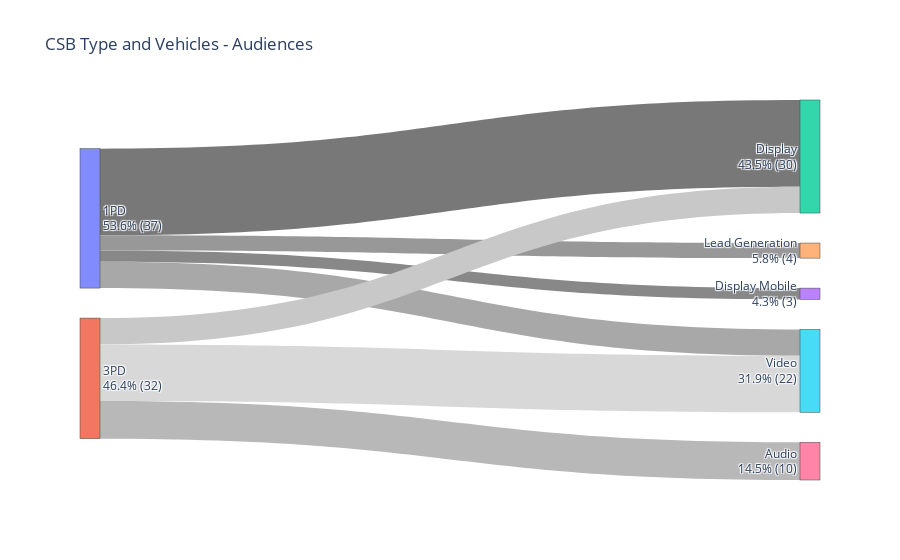
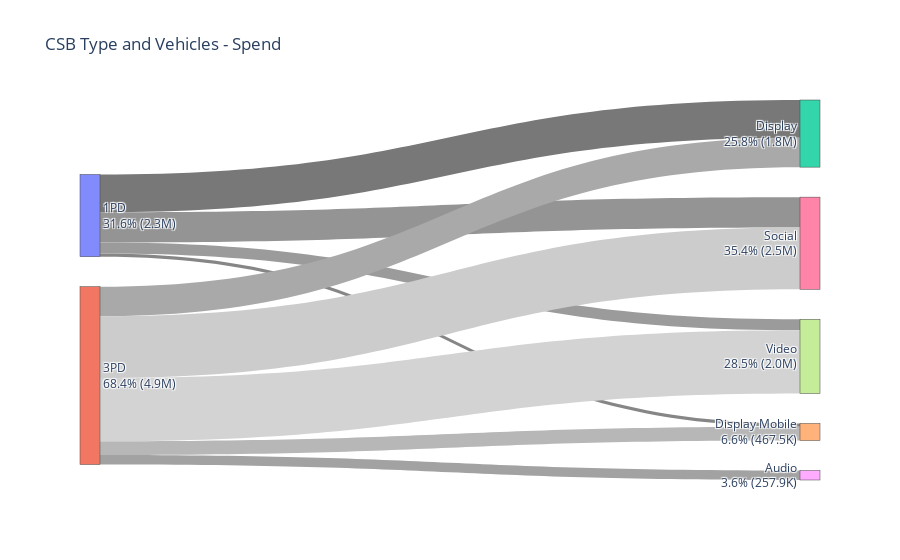
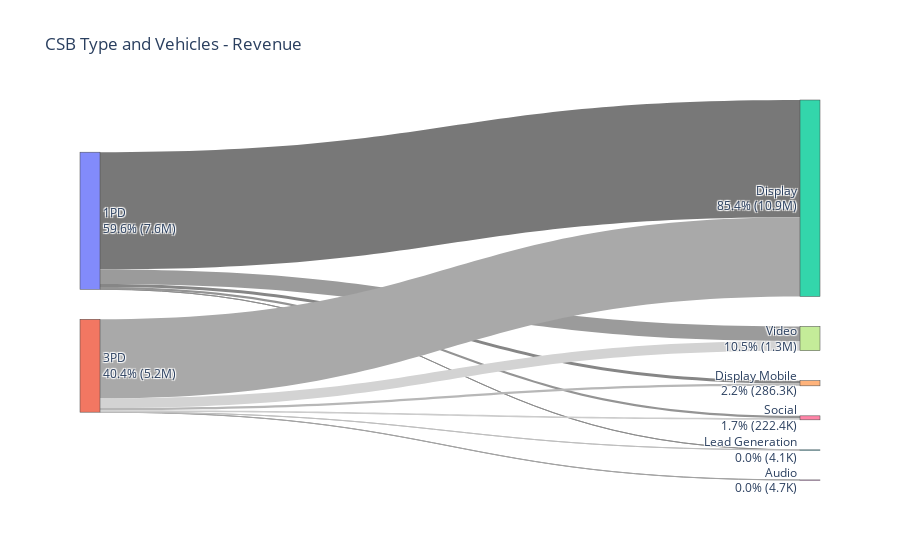
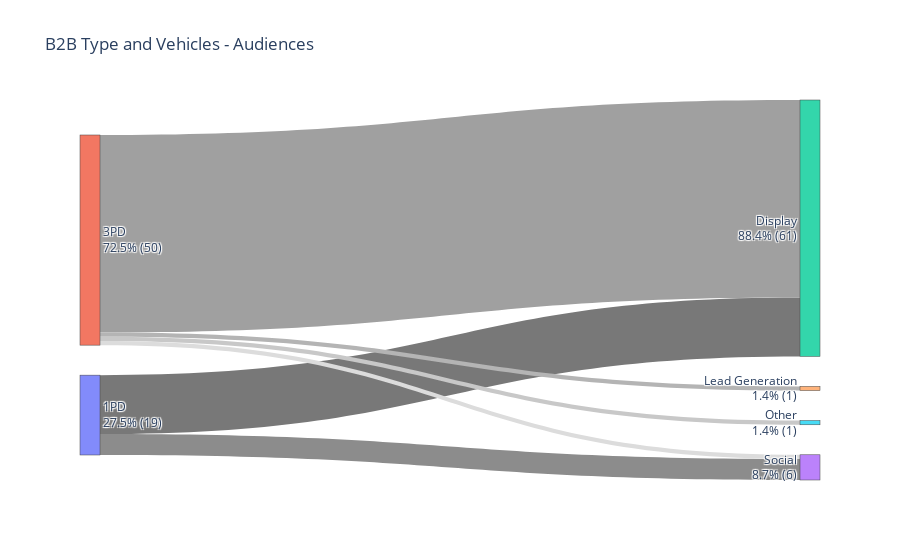

Source (notebook cell) for these figures, in order:
### Markdown cell above
<h2>Types | Vehicles</h2>

### Code cell
print('Segment ID may not be unique as it can be activated in more than one Vehicle')
audiencetype_vehicles_sankey_plot(csb_df, 'Segment ID', True, 'CSB Type and Vehicles - Audiences')
audiencetype_vehicles_sankey_plot(csb_df, 'Spend', False, 'CSB Type and Vehicles - Spend')
audiencetype_vehicles_sankey_plot(csb_df, 'Net Rev', False,'CSB Type and Vehicles - Revenue')

print('Segment ID may not be unique as it can be activated in more than one Vehicle')
audiencetype_vehicles_sankey_plot(b2b_df, 'Segment ID', False, 'B2B Type and Vehicles - Audiences')
audiencetype_vehicles_sankey_plot(b2b_df, 'Spend', False, 'B2B Type and Vehicles - Spend')
audiencetype_vehicles_sankey_plot(b2b_df, 'Net Rev', False, 'B2B Type and Vehicles - Revenue')

### Figure 1 — Plotly figure (JSON) as saved in the notebook; plotly's stock layout.template omitted (floating-point values rounded to 4 significant figures)
{"data": [{"arrangement": "snap", "link": {"color": ["#787878", "#888888", "#989898", "#A8A8A8", "#B8B8B8", "#C8C8C8", "#D8D8D8"], "source": [0, 0, 0, 0, 1, 1, 1], "target": [2, 3, 4, 5, 6, 2, 5], "value": [23, 3, 4, 7, 10, 7, 15]}, "node": {"label": ["1PD<br>53.6% (37)", "3PD<br>46.4% (32)", "Display<br>43.5% (30)", "Display Mobile<br>4.3% (3)", "Lead Generation<br>5.8% (4)", "Video<br>31.9% (22)", "Audio<br>14.5% (10)"], "pad": 30, "thickness": 20}, "type": "sankey"}], "layout": {"title": {"text": "CSB Type and Vehicles - Audiences"}}}

### Figure 2 — Plotly figure (JSON) as saved in the notebook; plotly's stock layout.template omitted (floating-point values rounded to 4 significant figures)
{"data": [{"arrangement": "snap", "link": {"color": ["#787878", "#7F7F7F", "#868686", "#8D8D8D", "#949494", "#9B9B9B", "#A2A2A2", "#A9A9A9", "#B0B0B0", "#B7B7B7", "#BEBEBE", "#C5C5C5", "#CCCCCC", "#D3D3D3"], "source": [0, 0, 0, 0, 0, 0, 1, 1, 1, 1, 1, 1, 1, 1], "target": [2, 3, 4, 5, 6, 7, 8, 2, 3, 4, 5, 9, 6, 7], "value": [1032000.0, 0, 89880.0, 0, 828500.0, 300500.0, 257900.0, 806100.0, 0, 377700.0, 0, 0, 1694000.0, 1731000.0]}, "node": {"label": ["1PD<br>31.6% (2.3M)", "3PD<br>68.4% (4.9M)", "Display<br>25.8% (1.8M)", "Display Dco<br>0.0% (0)", "Display Mobile<br>6.6% (467.5K)", "Lead Generation<br>0.0% (0)", "Social<br>35.4% (2.5M)", "Video<br>28.5% (2.0M)", "Audio<br>3.6% (257.9K)", "Other<br>0.0% (0)"], "pad": 30, "thickness": 20}, "type": "sankey"}], "layout": {"title": {"text": "CSB Type and Vehicles - Spend"}}}

### Figure 3 — Plotly figure (JSON) as saved in the notebook; plotly's stock layout.template omitted (floating-point values rounded to 4 significant figures)
{"data": [{"arrangement": "snap", "link": {"color": ["#787878", "#7F7F7F", "#868686", "#8D8D8D", "#949494", "#9B9B9B", "#A2A2A2", "#A9A9A9", "#B0B0B0", "#B7B7B7", "#BEBEBE", "#C5C5C5", "#CCCCCC", "#D3D3D3"], "source": [0, 0, 0, 0, 0, 0, 1, 1, 1, 1, 1, 1, 1, 1], "target": [2, 3, 4, 5, 6, 7, 8, 2, 3, 4, 5, 9, 6, 7], "value": [6520000.0, 0, 160600.0, 1509.0, 124100.0, 813400.0, 4687.0, 4399000.0, 0, 125600.0, 2597.0, 0, 98340.0, 534800.0]}, "node": {"label": ["1PD<br>59.6% (7.6M)", "3PD<br>40.4% (5.2M)", "Display<br>85.4% (10.9M)", "Display Dco<br>0.0% (0)", "Display Mobile<br>2.2% (286.3K)", "Lead Generation<br>0.0% (4.1K)", "Social<br>1.7% (222.4K)", "Video<br>10.5% (1.3M)", "Audio<br>0.0% (4.7K)", "Other<br>0.0% (0)"], "pad": 30, "thickness": 20}, "type": "sankey"}], "layout": {"title": {"text": "CSB Type and Vehicles - Revenue"}}}

### Figure 4 — Plotly figure (JSON) as saved in the notebook; plotly's stock layout.template omitted (floating-point values rounded to 4 significant figures)
{"data": [{"arrangement": "snap", "link": {"color": ["#787878", "#8C8C8C", "#A0A0A0", "#B4B4B4", "#C8C8C8", "#DCDCDC"], "source": [0, 0, 1, 1, 1, 1], "target": [2, 3, 2, 4, 5, 3], "value": [14, 5, 47, 1, 1, 1]}, "node": {"label": ["1PD<br>27.5% (19)", "3PD<br>72.5% (50)", "Display<br>88.4% (61)", "Social<br>8.7% (6)", "Lead Generation<br>1.4% (1)", "Other<br>1.4% (1)"], "pad": 30, "thickness": 20}, "type": "sankey"}], "layout": {"title": {"text": "B2B Type and Vehicles - Audiences"}}}
